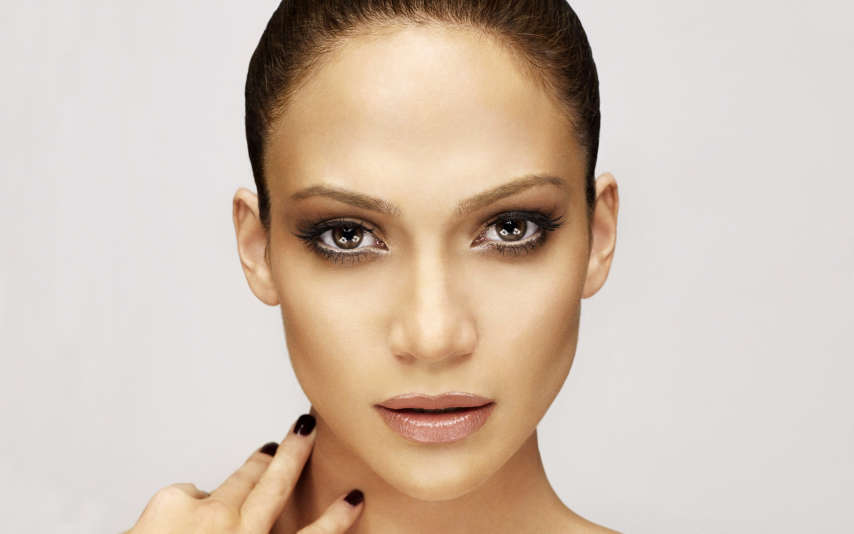
#> input picture neural_network/pic/1.jpg, 2560 x 1600 px (shown at 1/3 size); its folder holds only this picture in this run
$ python cleaner.py
#> lines starting #> are read from the running program, lines starting #| are printed output that depends on the picture
import os
import glob
from PIL import Image

def changeType(img):
    im = Image.open(img)
    first = img.split(".")[0]
    im.save(first+".png")

def resize(img):
#> called with img = '1.jpg'
    im = Image.open(img).convert('LA')
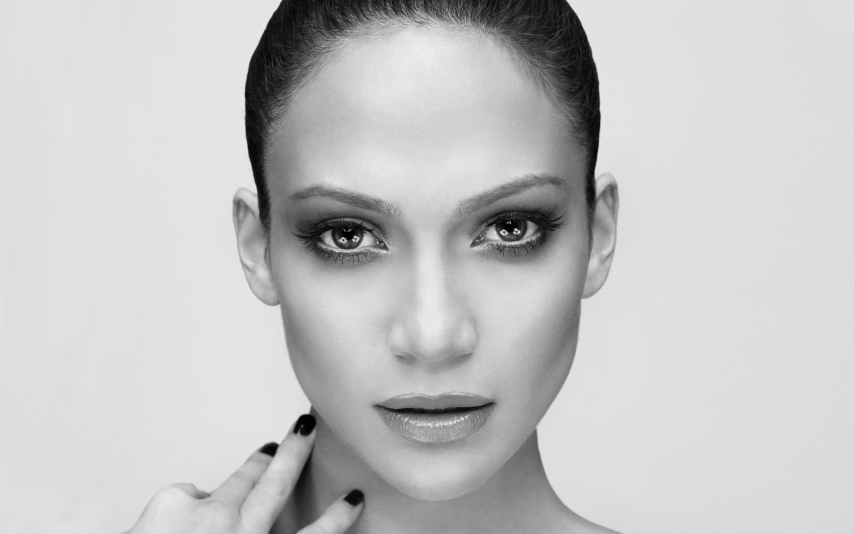
#> im: PIL image 2560x1600 LA (shown at 1/3 size); mean R, G, B, A 196, 196, 196, 255
    w,h = im.size
#> w = 2560; h = 1600
    newIm = im.resize((30,30))
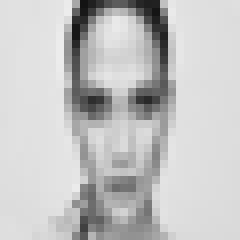
#> newIm: PIL image 30x30 LA (shown 8 times larger); mean R, G, B, A 196, 196, 196, 255
    first = img.split(".")[0]
    newIm.save(first+"copy.png")

images = glob.glob("*.jpg")
for image in images:
    resize(image)

# for image in images:
#     changeType(image)

$ run again, on neural_network/pic/4.jpg
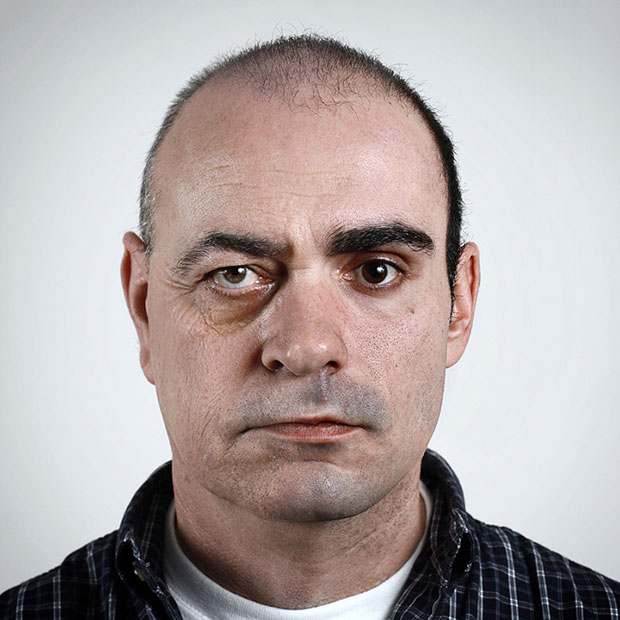
#> input picture neural_network/pic/4.jpg, 620 x 620 px
#> in resize, `im = Image.open(img).convert('LA')`:
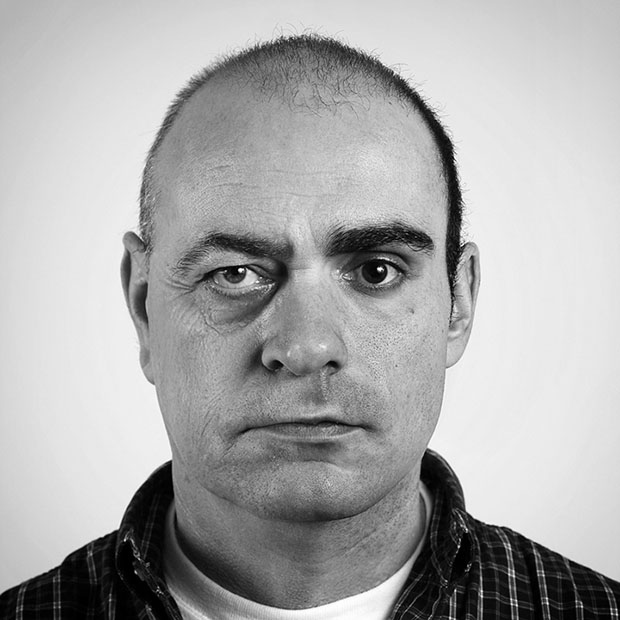
#> im: PIL image 620x620 LA; mean R, G, B, A 170.8, 170.8, 170.8, 255
#> in resize, `newIm = im.resize((30,30))`:
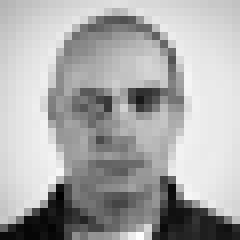
#> newIm: PIL image 30x30 LA (shown 8 times larger); mean R, G, B, A 170.8, 170.8, 170.8, 255

$ run again, on neural_network/pic/6.jpg
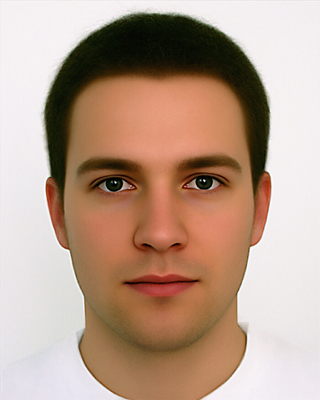
#> input picture neural_network/pic/6.jpg, 320 x 400 px
#> in resize, `im = Image.open(img).convert('LA')`:
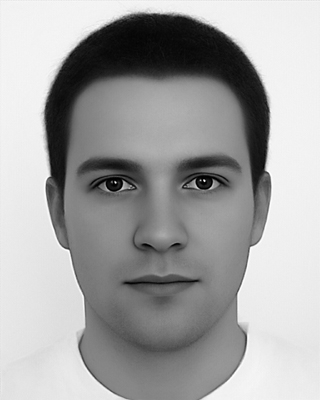
#> im: PIL image 320x400 LA; mean R, G, B, A 164, 164, 164, 255
#> in resize, `newIm = im.resize((30,30))`:
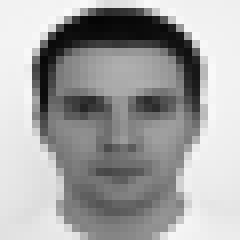
#> newIm: PIL image 30x30 LA (shown 8 times larger); mean R, G, B, A 163.9, 163.9, 163.9, 255

$ run again, on neural_network/pic/7.jpg
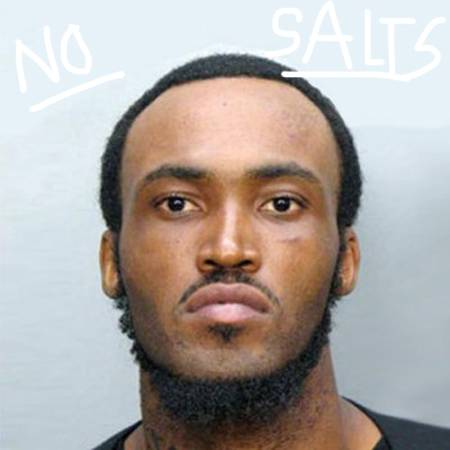
#> input picture neural_network/pic/7.jpg, 450 x 450 px
#> in resize, `im = Image.open(img).convert('LA')`:
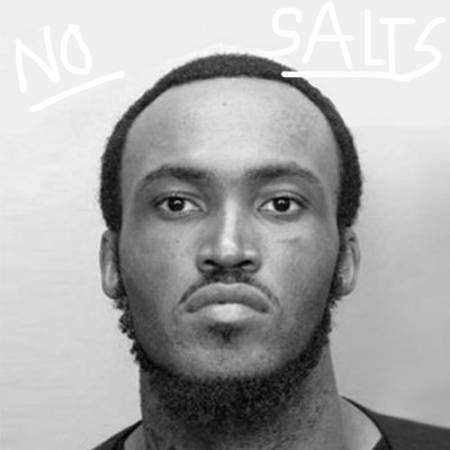
#> im: PIL image 450x450 LA; mean R, G, B, A 170.3, 170.3, 170.3, 255
#> in resize, `newIm = im.resize((30,30))`:
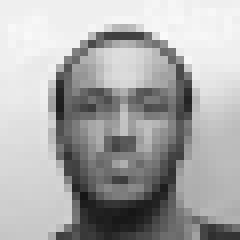
#> newIm: PIL image 30x30 LA (shown 8 times larger); mean R, G, B, A 170.3, 170.3, 170.3, 255

$ run again, on neural_network/pic/11.jpg
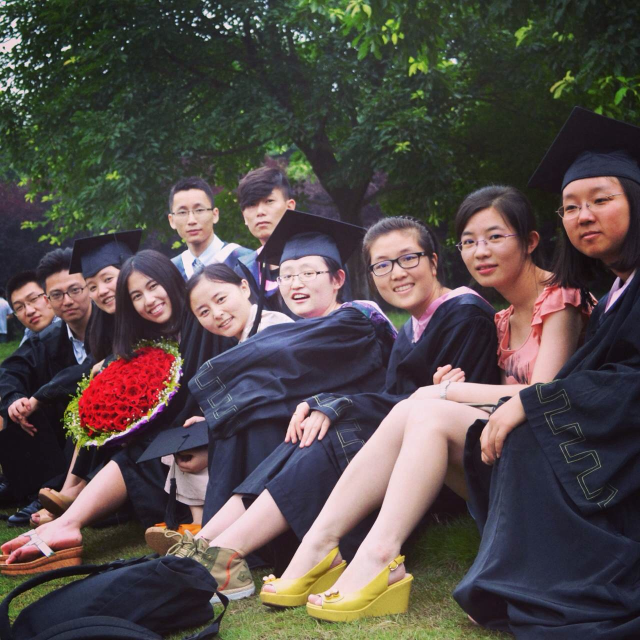
#> input picture neural_network/pic/11.jpg, 1280 x 1280 px (shown at 1/2 size)
#> in resize, `im = Image.open(img).convert('LA')`:
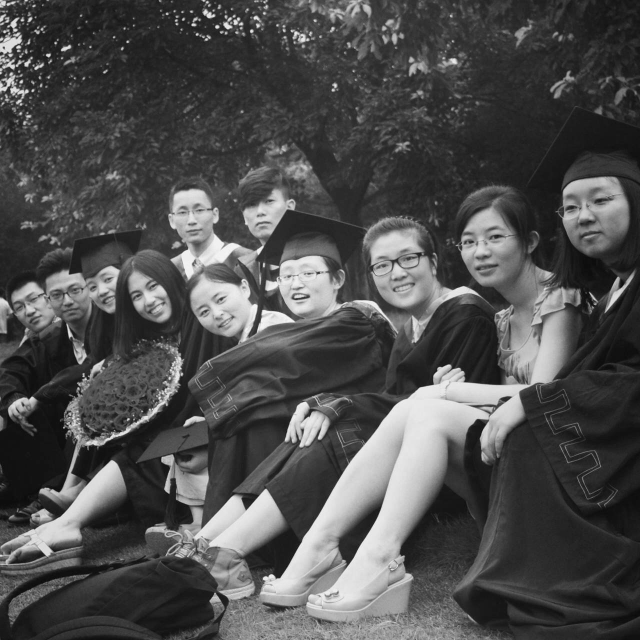
#> im: PIL image 1280x1280 LA (shown at 1/2 size); mean R, G, B, A 78, 78, 78, 255
#> in resize, `newIm = im.resize((30,30))`:
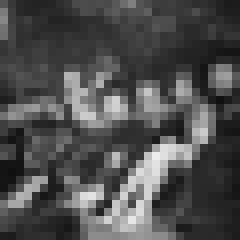
#> newIm: PIL image 30x30 LA (shown 8 times larger); mean R, G, B, A 78, 78, 78, 255
